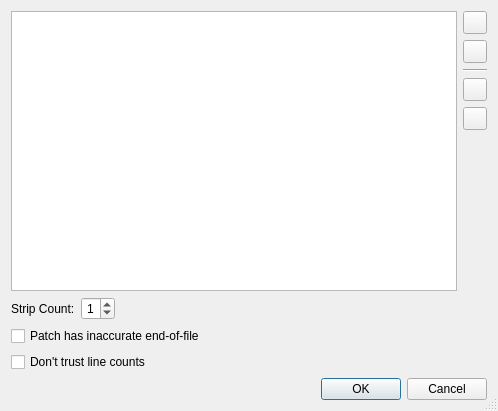
<?xml version="1.0" encoding="UTF-8"?>
<ui version="4.0">
 <class>GitPatchFilesDialog</class>
 <widget class="QDialog" name="GitPatchFilesDialog">
  <property name="geometry">
   <rect>
    <x>0</x>
    <y>0</y>
    <width>498</width>
    <height>411</height>
   </rect>
  </property>
  <property name="windowTitle">
   <string>Patch Files</string>
  </property>
  <property name="sizeGripEnabled">
   <bool>true</bool>
  </property>
  <layout class="QVBoxLayout" name="verticalLayout_2">
   <item>
    <layout class="QHBoxLayout" name="horizontalLayout_2">
     <item>
      <widget class="QListWidget" name="patchFilesList">
       <property name="alternatingRowColors">
        <bool>true</bool>
       </property>
       <property name="selectionMode">
        <enum>QAbstractItemView::ExtendedSelection</enum>
       </property>
      </widget>
     </item>
     <item>
      <layout class="QVBoxLayout" name="verticalLayout">
       <item>
        <widget class="QToolButton" name="addButton">
         <property name="toolTip">
          <string>Press to add patch files to the list</string>
         </property>
        </widget>
       </item>
       <item>
        <widget class="QToolButton" name="deleteButton">
         <property name="toolTip">
          <string>Press to delete the selected patch files from the list</string>
         </property>
        </widget>
       </item>
       <item>
        <widget class="Line" name="line">
         <property name="orientation">
          <enum>Qt::Horizontal</enum>
         </property>
        </widget>
       </item>
       <item>
        <widget class="QToolButton" name="upButton">
         <property name="toolTip">
          <string>Press to move the selected file up</string>
         </property>
        </widget>
       </item>
       <item>
        <widget class="QToolButton" name="downButton">
         <property name="toolTip">
          <string>Press to move the selected file down</string>
         </property>
        </widget>
       </item>
       <item>
        <spacer name="verticalSpacer">
         <property name="orientation">
          <enum>Qt::Vertical</enum>
         </property>
         <property name="sizeHint" stdset="0">
          <size>
           <width>20</width>
           <height>40</height>
          </size>
         </property>
        </spacer>
       </item>
      </layout>
     </item>
    </layout>
   </item>
   <item>
    <layout class="QHBoxLayout" name="horizontalLayout">
     <item>
      <widget class="QLabel" name="label_4">
       <property name="text">
        <string>Strip Count:</string>
       </property>
      </widget>
     </item>
     <item>
      <widget class="QSpinBox" name="stripSpinBox">
       <property name="toolTip">
        <string>Enter number of leading directories to strip off (default 1)</string>
       </property>
       <property name="alignment">
        <set>Qt::AlignRight|Qt::AlignTrailing|Qt::AlignVCenter</set>
       </property>
       <property name="maximum">
        <number>9</number>
       </property>
       <property name="value">
        <number>1</number>
       </property>
      </widget>
     </item>
     <item>
      <spacer name="horizontalSpacer">
       <property name="orientation">
        <enum>Qt::Horizontal</enum>
       </property>
       <property name="sizeHint" stdset="0">
        <size>
         <width>118</width>
         <height>20</height>
        </size>
       </property>
      </spacer>
     </item>
    </layout>
   </item>
   <item>
    <widget class="QCheckBox" name="eofCheckBox">
     <property name="toolTip">
      <string>Select, if the patch has inaccurate end-of-file markers</string>
     </property>
     <property name="text">
      <string>Patch has inaccurate end-of-file</string>
     </property>
    </widget>
   </item>
   <item>
    <widget class="QCheckBox" name="lineCountsCheckBox">
     <property name="toolTip">
      <string>Select, if the line counts of the patch header may be wrong</string>
     </property>
     <property name="text">
      <string>Don't trust line counts</string>
     </property>
    </widget>
   </item>
   <item>
    <widget class="QDialogButtonBox" name="buttonBox">
     <property name="orientation">
      <enum>Qt::Horizontal</enum>
     </property>
     <property name="standardButtons">
      <set>QDialogButtonBox::Cancel|QDialogButtonBox::Ok</set>
     </property>
    </widget>
   </item>
  </layout>
 </widget>
 <tabstops>
  <tabstop>patchFilesList</tabstop>
  <tabstop>addButton</tabstop>
  <tabstop>deleteButton</tabstop>
  <tabstop>upButton</tabstop>
  <tabstop>downButton</tabstop>
  <tabstop>stripSpinBox</tabstop>
  <tabstop>eofCheckBox</tabstop>
  <tabstop>lineCountsCheckBox</tabstop>
 </tabstops>
 <resources/>
 <connections>
  <connection>
   <sender>buttonBox</sender>
   <signal>accepted()</signal>
   <receiver>GitPatchFilesDialog</receiver>
   <slot>accept()</slot>
   <hints>
    <hint type="sourcelabel">
     <x>248</x>
     <y>254</y>
    </hint>
    <hint type="destinationlabel">
     <x>157</x>
     <y>274</y>
    </hint>
   </hints>
  </connection>
  <connection>
   <sender>buttonBox</sender>
   <signal>rejected()</signal>
   <receiver>GitPatchFilesDialog</receiver>
   <slot>reject()</slot>
   <hints>
    <hint type="sourcelabel">
     <x>316</x>
     <y>260</y>
    </hint>
    <hint type="destinationlabel">
     <x>286</x>
     <y>274</y>
    </hint>
   </hints>
  </connection>
 </connections>
</ui>
